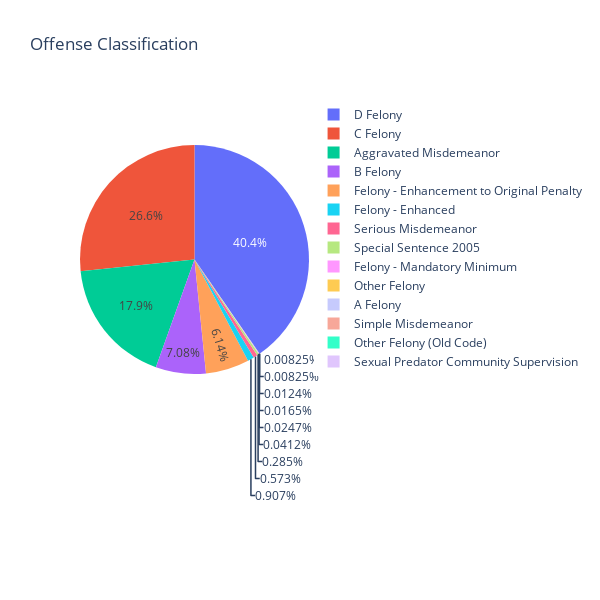

Notebook source saved alongside this figure:
### Code cell
# taking a closer look at 'convicting offense classification' to see if we can combine or eliminate certain rows
pie_me = data['Convicting Offense Classification'].value_counts().reset_index()
pie_me.columns = ['Convicting Offense Classification', 'count']

fig = px.pie(
    pie_me, 
    values='count', 
    names='Convicting Offense Classification',  
    title='Offense Classification', 
    width=600, 
    height=600
)

fig.show()

### Figure 1 — Plotly figure (JSON) as saved in the notebook; plotly's stock layout.template omitted (floating-point values rounded to 4 significant figures)
{"data": [{"domain": {"x": [0, 1], "y": [0, 1]}, "hovertemplate": "Convicting Offense Classification=%{label}<br>count=%{value}<extra></extra>", "labels": ["D Felony", "C Felony", "Aggravated Misdemeanor", "B Felony", "Felony - Enhancement to Original Penalty", "Felony - Enhanced", "Serious Misdemeanor", "Special Sentence 2005", "Felony - Mandatory Minimum", "Other Felony", "A Felony", "Simple Misdemeanor", "Other Felony (Old Code)", "Sexual Predator Community Supervision"], "legendgroup": "", "name": "", "showlegend": true, "type": "pie", "values": [9792, 6460, 4339, 1717, 1489, 220, 139, 69, 10, 6, 4, 3, 2, 2]}], "layout": {"height": 600, "legend": {"tracegroupgap": 0}, "title": {"text": "Offense Classification"}, "width": 600}}
